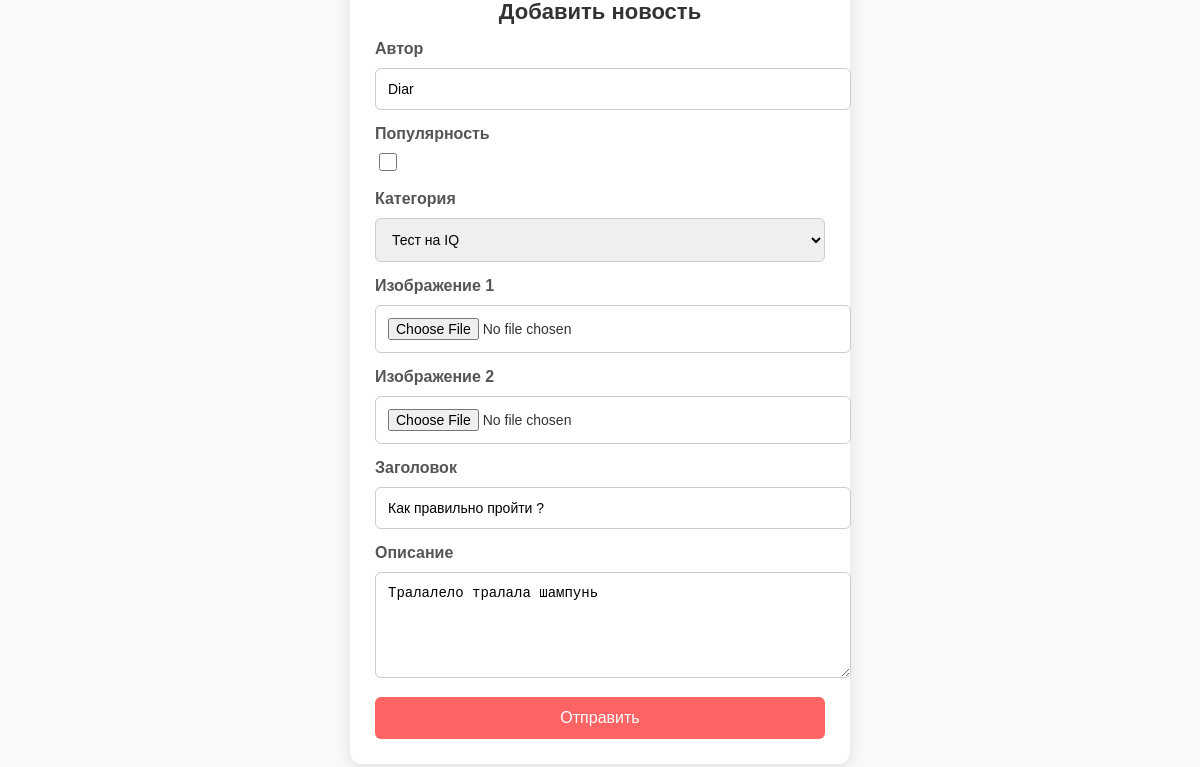
/news/1/update, run on the app's committed database.
### main/models.py (models this page shows, shortened)
class News(models.Model):
    author = models.CharField(max_length=200)
    popularity = models.BooleanField(default=False)
    category = models.ForeignKey(Subject, on_delete=models.CASCADE, blank=True, null=True)
    img1 = models.ImageField(upload_to='upload', blank=True, null=True)
    img2 = models.ImageField(upload_to='upload', blank=True, null=True)
    title = models.CharField(max_length=200)
    description = models.TextField()
    created = models.DateTimeField(auto_now_add=True)

### main/views.py (the view)
# urls.py: path('news/<int:pk>/update', views.NewsUpdateView.as_view(), name='news_update'),
class NewsUpdateView(UpdateView):
    model = News
    template_name = 'news_form.html'
    form_class = NewsForm

### main/forms.py
class NewsForm(forms.ModelForm):
    class Meta:
        model = News
        fields = ['author', 'popularity', 'category', 'img1', 'img2', 'title', 'description']
        widgets = {
            'author': forms.TextInput(attrs={'class': 'form-control', 'placeholder': 'Введите имя автора'}),
            'popularity': forms.CheckboxInput(attrs={'class': 'form-check-input'}),
            'category': forms.Select(attrs={'class': 'form-select'}),
            'img1': forms.ClearableFileInput(attrs={'class': 'form-control'}),
            'img2': forms.ClearableFileInput(attrs={'class': 'form-control'}),
            'title': forms.TextInput(attrs={'class': 'form-control', 'placeholder': 'Введите заголовок'}),
            'description': forms.Textarea(attrs={'class': 'form-control', 'rows': 5, 'placeholder': 'Введите описание новости'}),
        }

### main/models.py (called while the page is built)
    def __str__(self):
        return self.name

### main/templates/news_form.html (shortened to what this page needs)
{% load static %}
<!DOCTYPE html>
<html lang="en">
<head>
    <link rel="stylesheet" href="{% static 'main/css/news_form.css' %}">
</head>
<body>
    <div class="form-container">
        <h2>Добавить новость</h2>
        <form method="POST" enctype="multipart/form-data">
            <div class="form-group">
                <label for="{{ form.author.id_for_label }}">Автор</label>
                {{ form.author }}
            </div>
            <div class="form-group">
                <label for="{{ form.popularity.id_for_label }}">Популярность</label>
                {{ form.popularity }}
            </div>
            <div class="form-group">
                <label for="{{ form.category.id_for_label }}">Категория</label>
                {{ form.category }}
            </div>
            <div class="form-group">
                <label for="{{ form.img1.id_for_label }}">Изображение 1</label>
                {{ form.img1 }}
            </div>
            <div class="form-group">
                <label for="{{ form.img2.id_for_label }}">Изображение 2</label>
                {{ form.img2 }}
            </div>
            <div class="form-group">
                <label for="{{ form.title.id_for_label }}">Заголовок</label>
                {{ form.title }}
            </div>
            <div class="form-group">
                <label for="{{ form.description.id_for_label }}">Описание</label>
                {{ form.description }}
            </div>
            <button type="submit" class="btn btn-submit">Отправить</button>
        </form>
    </div>
</body>
</html>

### main/static/main/css/news_form.css (style rules this page uses)
body { background-color: #f9f9f9; color: #333; font-family: Arial, sans-serif; display: flex; justify-content: center; align-items: center; height: 85vh; margin: 0; padding: 20px; }
.form-container { background: white; padding: 25px; border-radius: 12px; box-shadow: 0px 4px 15px rgba(0, 0, 0, 0.1); max-width: 450px; width: 100%; text-align: center; }
h2 { margin-bottom: 15px; font-size: 22px; color: #333; }
.form-group { text-align: left; margin-bottom: 15px; }
label { font-weight: bold; display: block; margin-bottom: 5px; color: #555; }
input, select, textarea { width: 100%; padding: 12px; margin-top: 5px; border: 1px solid #ccc; border-radius: 6px; font-size: 14px; transition: 0.3s; }
.form-check-input { width: 18px; height: 18px; margin-right: 5px; cursor: pointer; }
button { background-color: #FF6464; color: white; border: none; padding: 12px; border-radius: 6px; font-size: 16px; cursor: pointer; width: 100%; transition: 0.3s; }

### data on the page
News: author "Diar", category "Тест на IQ", title "Как правильно пройти ?", description "Тралалело тралала шампунь"
